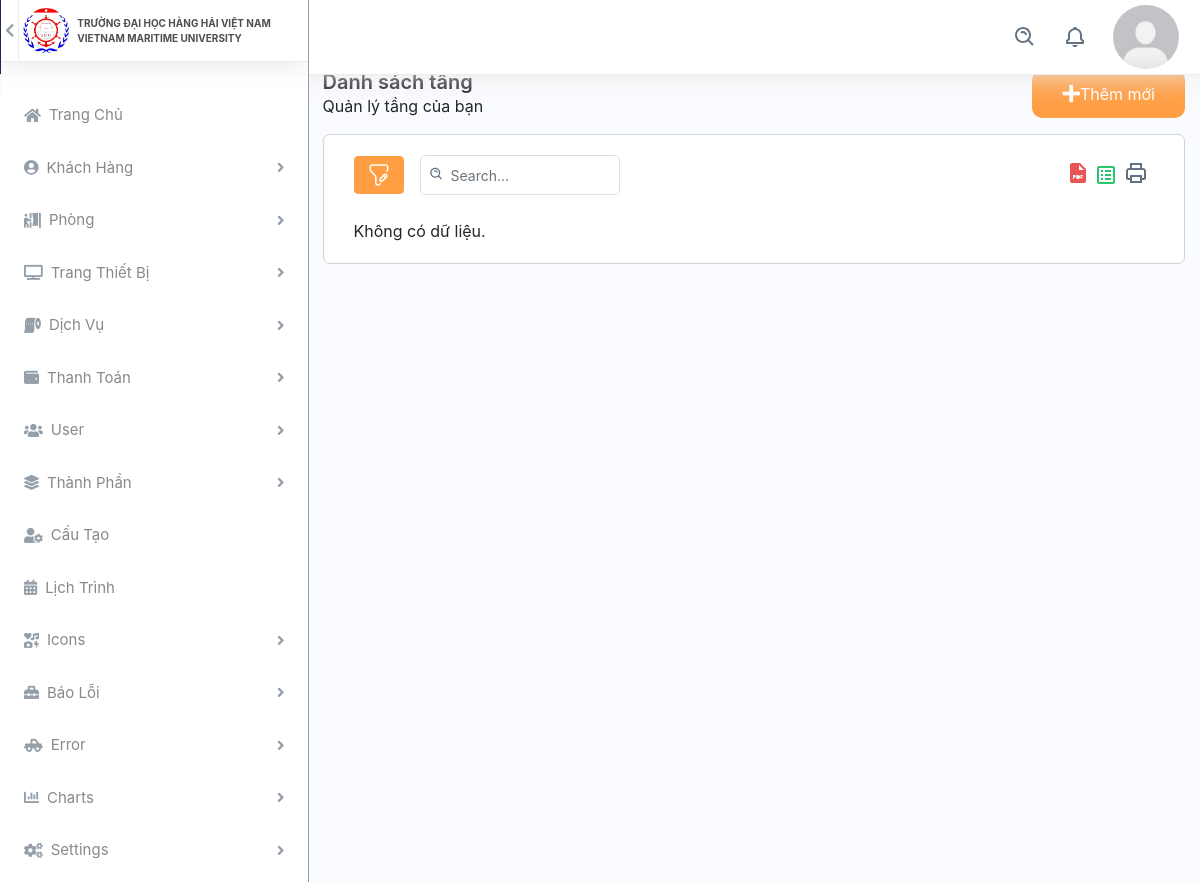
Page /back_end/list-tang.php (signed in) on the earlier database version.
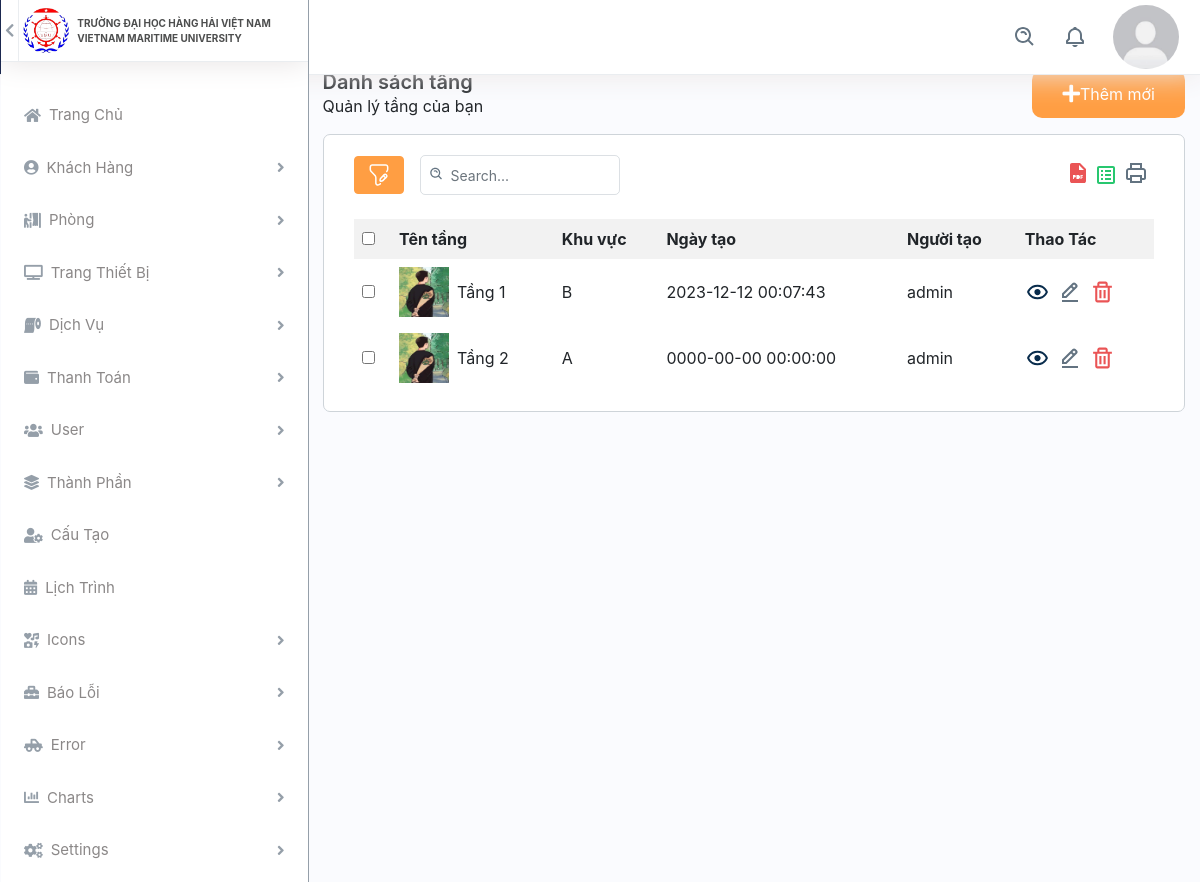
Same page on the later database version.
### tables this page shows
CREATE TABLE `tang` (
  `id` int(11) NOT NULL,
  `ten_tang` varchar(255) NOT NULL,
  `khuvuc` varchar(255) NOT NULL,
  `ngaytao` datetime DEFAULT current_timestamp(),
  `nguoitao` text NOT NULL,
  `anh` varchar(255) NOT NULL
);

### config/database.php (called while the page is built, shortened)
<?php
class Database {
    private $host = servername;
    private $user = username;
    private $password = password;
    private $dbname = dbname;
    private $link;
    private function connectDB() {
        $this->link = new mysqli($this->host, $this->user, $this->password, $this->dbname);
    }
    public function select($query) {
        $result = $this->link->query($query) or die($this->link->error . __LINE__);
        if ($result->num_rows > 0) {
            return $result;
        } else {
            return false;
        }
    }
}
?>

### back_end/list-tang.php (the view, shortened to what the rows shown need)
<?php
if(empty($_SESSION['username'])){
    var_dump($_SESSION['username']);
    header("location: dang_nhap.html");
} else{ ?>
    <?php
    include 'header.php';
    include 'side-bar.php';
    ?>
        <div class="col-md-9">
            <div class="col-12 container-content">
                <div class="content-add-room col-12">
                    <?php
                    include '../config/database.php';
                    ?>
                    <div id="contents">
                        <?php
                        $db = new Database();
                        $sql = "SELECT * FROM tang";
                        $result = $db->select($sql);
                        ?>
                        <?php if ($result->num_rows > 0) { ?>
                            <table class="table-data">
                                <tr>
                                    <th>
                                        <input type="checkbox" name="check_all">
                                    </th>
                                    <th>Tên tầng</th>
                                    <th>Khu vực</th>
                                    <th>Ngày tạo</th>
                                    <th>Người tạo</th>
                                    <th>Thao Tác</th>
                                </tr>
                                <?php while ($row = $result->fetch_assoc()) { ?>
                                    <tr>
                                        <td><input type="checkbox" name="check_daughter"></td>
                                        <td class="d-flex align-items-center"><img class="img-fluid img-responsive mr-2" height="10" width="10" src="../assets/img/<?php echo $row['anh']; ?>" alt="Phong ki tuc xa"> <?php echo $row['ten_tang']; ?></td>
                                        <td><?php echo $row['khuvuc']; ?></td>
                                        <td><?php echo $row['ngaytao']; ?></td>
                                        <td><?php echo $row['nguoitao'] ?></td>
                                        <td class="d-flex thao-tac">
                                            <a class="me-3" href="../front_end/room-detail.php?id=<?php echo $row['id'];?>">
                                                <img src="../assets/img/eye.svg" alt="img" class="img-fluid">
                                            </a>
                                            <a class="me-3" href="edit-tang.php?id=<?php echo $row['id']; ?>">
                                                <img src="../assets/img/edit.svg" alt="img" class="img-fluid icon-edit">
                                            </a>
                                            <a class="confirm-text" href="delete-tang.php?id=<?php echo $row['id']; ?>">
                                                <img src="../assets/img/delete.svg" alt="img" class="img-fluid">
                                            </a>
                                        </td>
                                    </tr>
                                <?php } ?>
                            </table>
                        <?php } else {
                            echo "Không có dữ liệu.";
                        } ?>
                    </div>
                </div>
            </div>
        </div>
    </div>
    </body>
    </html>
<?php } ?>

Differences in the rows shown:
added tang: anh (picture), ten_tang "Tầng 1", khuvuc "B", ngaytao "2023-12-12 00:07:43", nguoitao "admin"
added tang: anh (picture), ten_tang "Tầng 2", khuvuc "A", ngaytao "0000-00-00 00:00:00", nguoitao "admin"
Other differences:
form field check_all: (not shown) → "☐"
text no longer shown: "Không có dữ liệu."
text now shown: "Tên tầng Khu vực Ngày tạo Người tạo Thao Tác"
